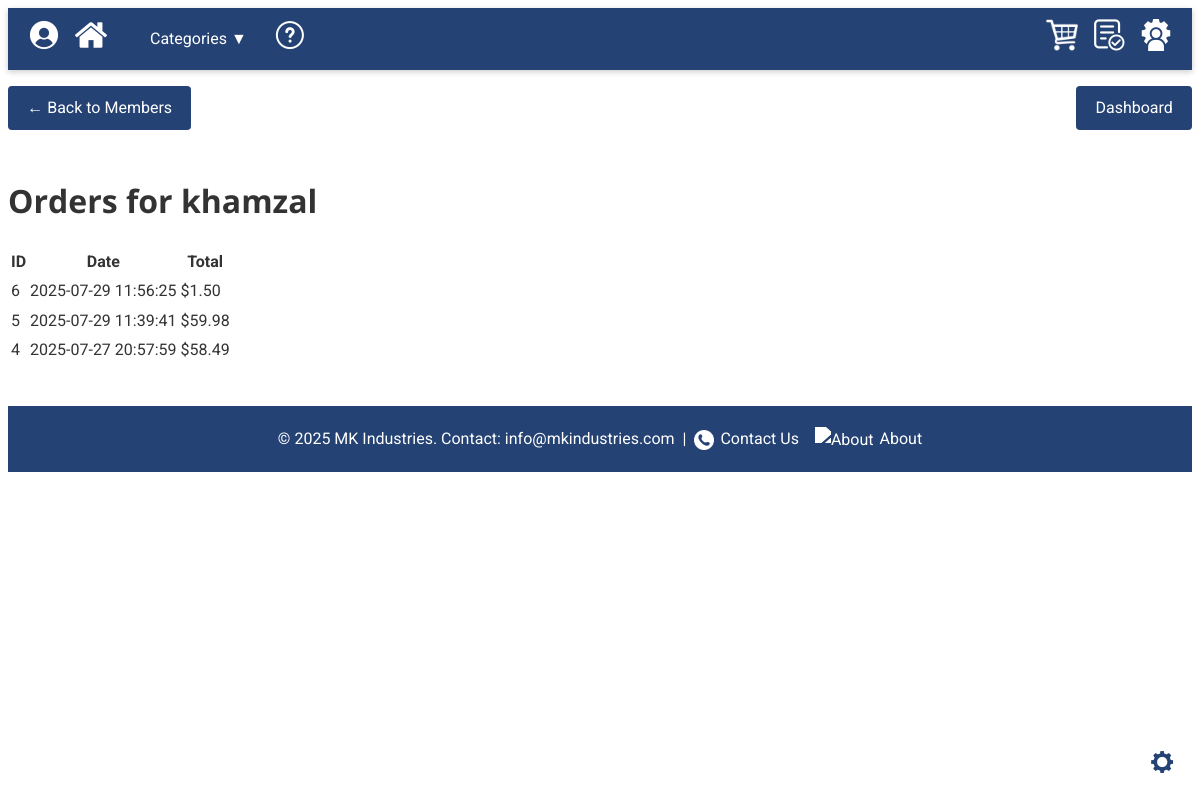
Page /admin/user_orders.php?user_id=1 (signed in) on the committed database.
### tables this page shows
CREATE TABLE `users` (
  `user_id` int(11) NOT NULL,
  `username` varchar(50) NOT NULL,
  `email` varchar(100) NOT NULL,
  `password_hash` varchar(255) NOT NULL,
  `role` enum('customer','admin') NOT NULL DEFAULT 'customer',
  `is_active` tinyint(1) NOT NULL DEFAULT 1,
  `status` enum('active','disabled') NOT NULL DEFAULT 'active',
  `created_at` timestamp NOT NULL DEFAULT current_timestamp()
);

CREATE TABLE `orders` (
  `order_id` int(11) NOT NULL,
  `customer_name` varchar(100) NOT NULL,
  `customer_email` varchar(100) NOT NULL,
  `total` decimal(10,2) NOT NULL,
  `order_date` datetime NOT NULL DEFAULT current_timestamp(),
  `user_id` int(11) NOT NULL,
  `status` enum('pending','paid','shipped','cancelled') NOT NULL DEFAULT 'pending',
  `total_amount` decimal(12,2) NOT NULL,
  `ordered_at` timestamp NOT NULL DEFAULT current_timestamp()
);

### db.php (called while the page is built, shortened)
<?php
class Database {
    private $host     = '127.0.0.1';
    private $db_name  = 'schoolstore_db';
    private $username = 'root';
    private $password = '';
    public  $conn;
    public function getConnection() {
        if ($this->conn === null) {
            try {
                $this->conn = new PDO(
                    "mysql:host={$this->host};dbname={$this->db_name};charset=utf8mb4",
                    $this->username,
                    $this->password
                );
                $this->conn->setAttribute(PDO::ATTR_ERRMODE, PDO::ERRMODE_EXCEPTION);
            } catch (PDOException $e) {
                echo "Connection error: " . $e->getMessage();
                exit;
            }
        }
        return $this->conn;
    }
    public function query($sql, $params = []) {
        $stmt = $this->conn->prepare($sql);
        $stmt->execute($params);
        return $stmt;
    }
}

### admin/user_orders.php (the view, shortened to what this page needs)
<?php
$root='../';
include $root.'header.php';
require_once $root.'db.php';
$userId = (int)($_GET['user_id'] ?? 0);
$db     = new Database();
$user = $db->query(
  "SELECT username FROM users WHERE user_id=? LIMIT 1",
  [$userId]
)->fetch();
$orders = $db->query(
  "SELECT order_id, order_date, total
     FROM orders
    WHERE user_id = ?
    ORDER BY order_date DESC",
  [$userId]
)->fetchAll();
?>
<main class="admin-dashboard">
  <p>
    <a href="users.php" class="button">&larr; Back to Members</a>
    <a href="index.php" class="button" style="float:right">Dashboard</a>
  </p>
  <h1>Orders for <?=htmlspecialchars($user['username'])?></h1>
  <?php if(empty($orders)): ?>
    <p>No orders.</p>
  <?php else: ?>
    <table>
      <thead>
        <tr><th>ID</th><th>Date</th><th>Total</th></tr>
      </thead>
      <tbody>
        <?php foreach($orders as $o): ?>
        <tr>
          <td><?=$o['order_id']?></td>
          <td><?=htmlspecialchars($o['order_date'])?></td>
          <td>$<?=number_format($o['total'],2)?></td>
        </tr>
        <?php endforeach;?>
      </tbody>
    </table>
  <?php endif;?>
</main>
<?php include $root.'footer.php'; ?>

### assets/css/styles.css (style rules this page uses)
:root { --primary-color: #244273; --secondary-color: #f0f0f0; --accent-color: #66c; --font-sans: 'Roboto', sans-serif; --font-heading: 'Open Sans', sans-serif; }
body { font-family: var(--font-sans); line-height: 1.6; color: #333; }
h1, h2, h3, h4 { font-family: var(--font-heading); margin-top: 1.4em; margin-bottom: 0.6em; }
.button { background: var(--primary-color); color: #fff; border: none; padding: 0.6rem 1.2rem; font-size: 1rem; cursor: pointer; border-radius: 4px; transition: background-color 0.3s ease, transform 0.2s ease; }

### rows in the picture
users: username "khamzal"
orders: order_id "6", order_date "2025-07-29 11:56:25", total "1.50"
orders: order_id "5", order_date "2025-07-29 11:39:41", total "59.98"
orders: order_id "4", order_date "2025-07-27 20:57:59", total "58.49"
